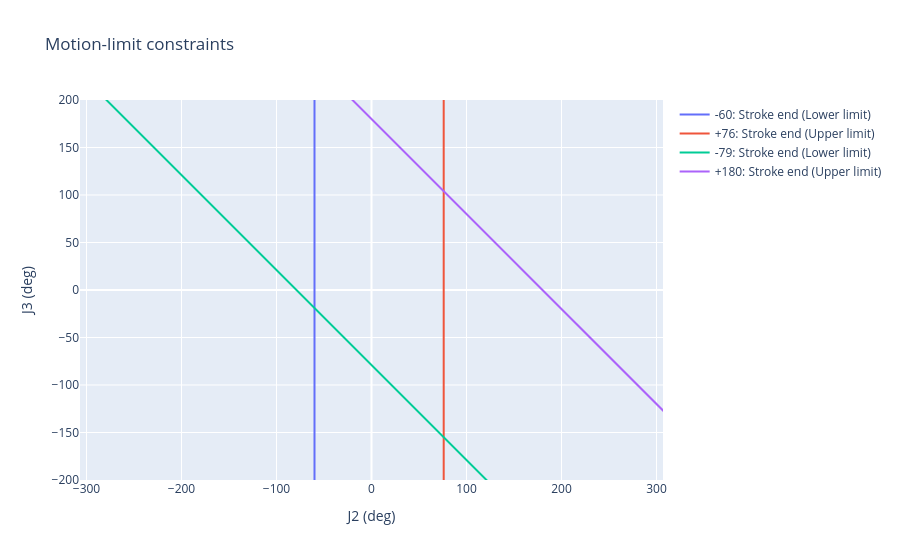

Notebook source saved alongside this figure:
### Code cell
graph_constraints(stroke_ends).show()

### Figure 1 — Plotly figure (JSON) as saved in the notebook; plotly's stock layout.template omitted (floating-point values rounded to 4 significant figures)
{"data": [{"mode": "lines", "name": "-60: Stroke end (Lower limit)", "type": "scatter", "x": [-60, -60], "y": [-2200, 2200]}, {"mode": "lines", "name": "+76: Stroke end (Upper limit)", "type": "scatter", "x": [76, 76], "y": [-2200, 2200]}, {"mode": "lines", "name": "-79: Stroke end (Lower limit)", "type": "scatter", "x": [-2200, 2200], "y": [2121, -2279]}, {"mode": "lines", "name": "+180: Stroke end (Upper limit)", "type": "scatter", "x": [-2200, 2200], "y": [2380, -2020]}], "layout": {"title": {"text": "Motion-limit constraints"}, "xaxis": {"range": [-200, 200], "scaleanchor": "y", "scaleratio": 1, "title": {"text": "J2 (deg)"}}, "yaxis": {"range": [-200, 200], "title": {"text": "J3 (deg)"}}}}
